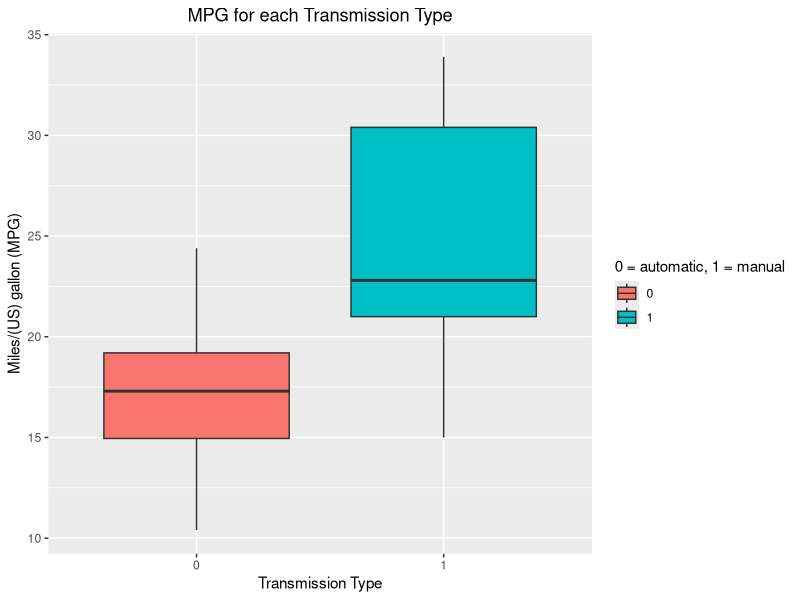
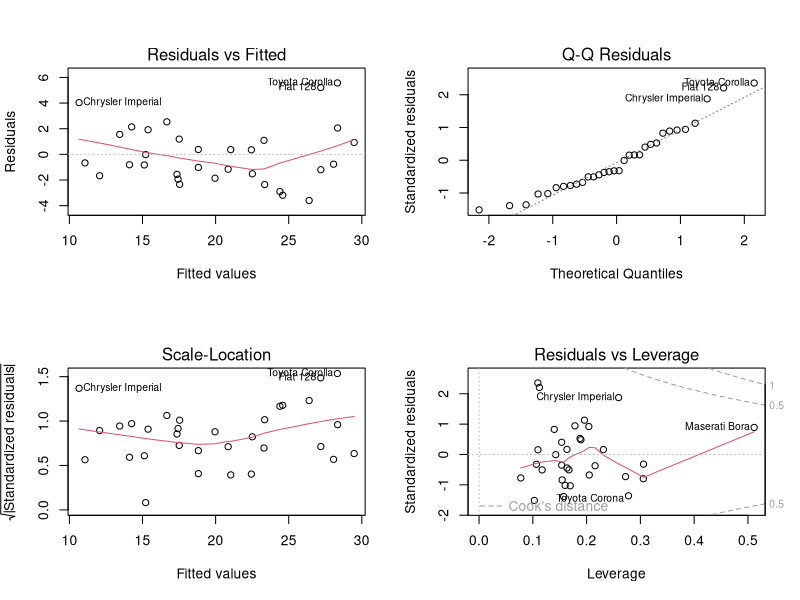

The R source for these figures, in order:
## ---- chunk 1
knitr::opts_chunk$set(echo = TRUE, message = FALSE)
## ---- chunk 2
library(ggplot2)
library(dplyr)
## ---- chunk 3
data(mtcars)
head(mtcars)
str(mtcars)
## ---- chunk 4
mtcars$vs <- as.factor(mtcars$vs)
mtcars$am <- as.factor(mtcars$am)
## ---- chunk 5
ggplot(mtcars, aes(x=am, y=mpg, fill=am)) + geom_boxplot() + xlab("Transmission Type") + ylab("Miles/(US) gallon (MPG)") + ggtitle("MPG for each Transmission Type") + guides(fill=guide_legend(title="0 = automatic, 1 = manual")) + theme(plot.title = element_text(hjust = 0.5))
## ---- chunk 6
# Model 1
fit <- lm(mpg ~ am, data= mtcars)
summary(fit)
## ---- chunk 7
# Model 2
fit2 <- lm(mpg ~ am + cyl + hp, data= mtcars)
# Model 3
fit3 <- lm(mpg ~ am + cyl + hp + wt + disp, data= mtcars)
anova(fit, fit2, fit3)
## ---- chunk 8
summary(fit3)
## ---- chunk 9
auto <- mtcars %>% filter(am == 0) %>% select(mpg)
manual <- mtcars %>% filter(am == 1) %>% select(mpg)
mean(auto$mpg)
mean(manual$mpg)
## ---- chunk 10
t.test(auto, manual, var.equal = FALSE)
## ---- chunk 11
par(mfrow = c(2,2))
plot(fit3)
